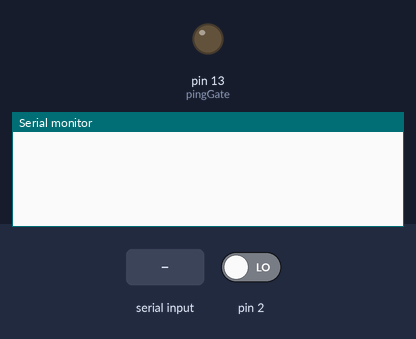
A sketch run on a simulated Arduino Uno, built with avr-gcc and run on an emulated ATmega328P. Parts: output pins drawn as LEDs (lit = HIGH), the last lines printed to the serial monitor. Inputs (shaded band) come from the test bench; at power-on: pin 2 LOW.

Above: at 1.2 s.
1.3 s: "90,45X" received over Serial
At 2.4 s:
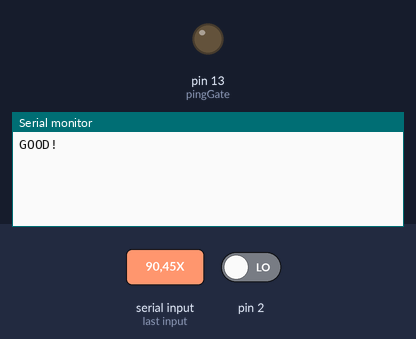
2.8 s: "200X" received over Serial
At 3.5 s:
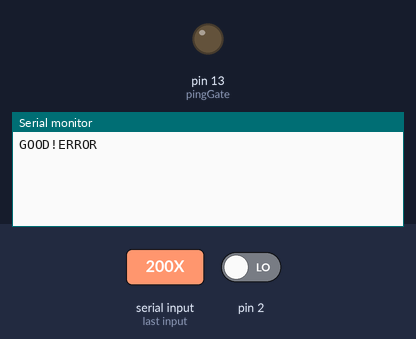

Measured:
- after the input at 1.3 s, the serial monitor: prints a new line at once (image 1)
- after the input at 2.8 s, the serial monitor: prints a new line at once (image 2)

The sketch:

VOLTAGE_FINALFINAL.ino
```cpp
#include <TimerOne.h>
#include <Arduino.h>
#include <string.h>
#include "StringSplitter.h"
const int pingGate = 13;  // the pin with a LED
volatile unsigned int atraso = 280 ; // La definimos como volatile
volatile unsigned long delta = 4;
char messageInput[20];
int atrasoPosibilidad;
int deltaPosibilidad;
int bytesRead;

void setup() {
  // put your setup code here, to run once:
    pinMode(pingGate, OUTPUT);//leed de prueba y gate de triac
    digitalWrite(pingGate, LOW);

    attachInterrupt(0, gateOff, RISING);
    Serial.begin(9600);
    bytesRead = 0;
    //Serial.setTimeout(2);
}

void gateOff(){

  delayMicroseconds(200);
  digitalWrite(pingGate, LOW);
  for(int j=0; j<atraso; j++){
    delayMicroseconds(25);
    }
  digitalWrite(pingGate, HIGH);
  for(int j=0; j<delta; j++){
    delayMicroseconds(25);
    }
  digitalWrite(pingGate, LOW);

}

void loop() {

  if(Serial.available()>0){

    int charsRead = Serial.readBytesUntil('X', messageInput, sizeof(messageInput)-1);

    int atrasoPos = atoi(messageInput);
    if(atrasoPos<=90){
      atraso = atrasoPos + 200;
    }
    if(atrasoPos>90){
      atraso = atrasoPos + 100;
    }
    if(atrasoPos<0 || atrasoPos>99){
      Serial.print("ERROR");
    } else {
      Serial.print("GOOD!");
    }
    atrasoPos = 0;

  }

}

    /* ALTERATIVA: Separar por caracteres (desincronizacion con tiempo de Interrupciones)
    char deltaChar[2];
    deltaChar[0] = messageInput[2];
    deltaChar[1] = messageInput[3];
    delta = atoi(deltaChar);
    */

    /* ALTERNATIVA (+ propenso a errores):
    String atrasoString;
    String deltaString;
    StringSplitter *voltageSplitter = new StringSplitter(messageInput, '#', 2);
    int splitCount = voltageSplitter->getItemCount();
    for(int split=0; split<splitCount; split++){
      if(split==0){
        atrasoString = voltageSplitter->getItemAtIndex(split);
      }
      deltaString = voltageSplitter->getItemAtIndex(split);
    }
    char atrasoCharArray[20];
    atrasoString.toCharArray(atrasoCharArray, sizeof(atrasoCharArray));
    atrasoPosibilidad = atoi(atrasoCharArray);
    if(atrasoPosibilidad>=10){
      atraso = atrasoPosibilidad;
    }
    char deltaCharArray[20];
    deltaString.toCharArray(deltaCharArray, sizeof(deltaCharArray));
    deltaPosibilidad = atoi(deltaCharArray);
    if(deltaPosibilidad>=10){
      delta = deltaPosibilidad;
    }
    Serial.println("#GOOD!");*/
```
